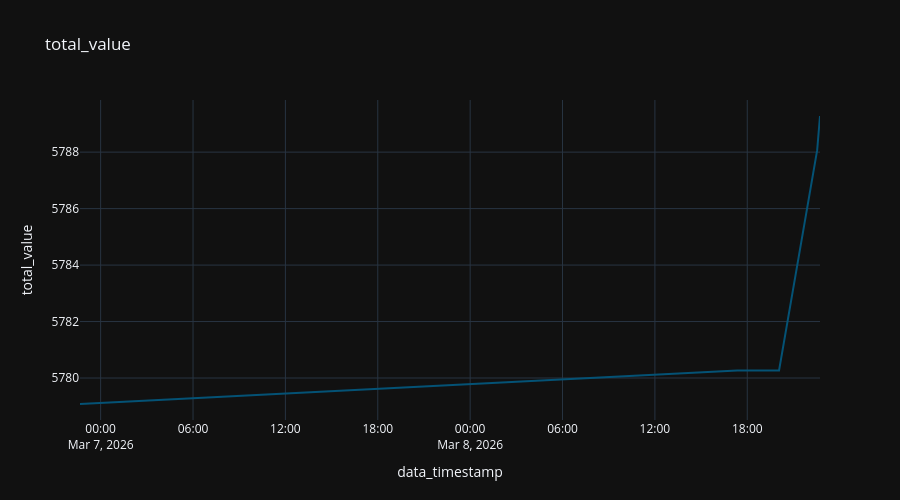

Write notebook code for a chart like this one.
### Code cell
fig = px.line (
  df_account,
  "data_timestamp",
  "total_value",
  title="total_value"
#   color_discrete_sequence="Tealgrn_r",
)

fig.update_layout (
  height=500,
)

### Figure 1 — Plotly figure (JSON) as saved in the notebook; plotly's stock layout.template omitted (floating-point values rounded to 4 significant figures)
{"data": [{"hovertemplate": "data_timestamp=%{x}<br>total_value=%{y}<extra></extra>", "legendgroup": "", "line": {"color": "rgb(4, 82, 117)", "dash": "solid"}, "marker": {"symbol": "circle"}, "mode": "lines", "name": "", "orientation": "v", "showlegend": false, "type": "scatter", "x": ["2026-03-08T22:43:24.610459", "2026-03-08T22:32:23.135490", "2026-03-08T20:03:50.163422", "2026-03-08T19:52:12.961157", "2026-03-08T19:40:38.052550", "2026-03-08T19:28:45.602075", "2026-03-08T19:17:05.096410", "2026-03-08T19:11:40.094790", "2026-03-08T18:53:51.794209", "2026-03-08T18:42:17.084008", "2026-03-08T18:30:38.367714", "2026-03-08T18:18:45.808130", "2026-03-08T18:07:13.062653", "2026-03-08T17:55:25.609977", "2026-03-08T17:43:48.015631", "2026-03-08T17:32:05.819384", "2026-03-08T17:20:51.909591", "2026-03-06T22:39:30.652466"], "xaxis": "x", "y": [5789.0, 5788.0, 5780.0, 5780.0, 5780.0, 5780.0, 5780.0, 5780.0, 5780.0, 5780.0, 5780.0, 5780.0, 5780.0, 5780.0, 5780.0, 5780.0, 5780.0, 5779.0], "yaxis": "y"}], "layout": {"height": 500, "legend": {"tracegroupgap": 0}, "title": {"text": "total_value"}, "xaxis": {"anchor": "y", "domain": [0, 1], "title": {"text": "data_timestamp"}}, "yaxis": {"anchor": "x", "domain": [0, 1], "title": {"text": "total_value"}}}}
